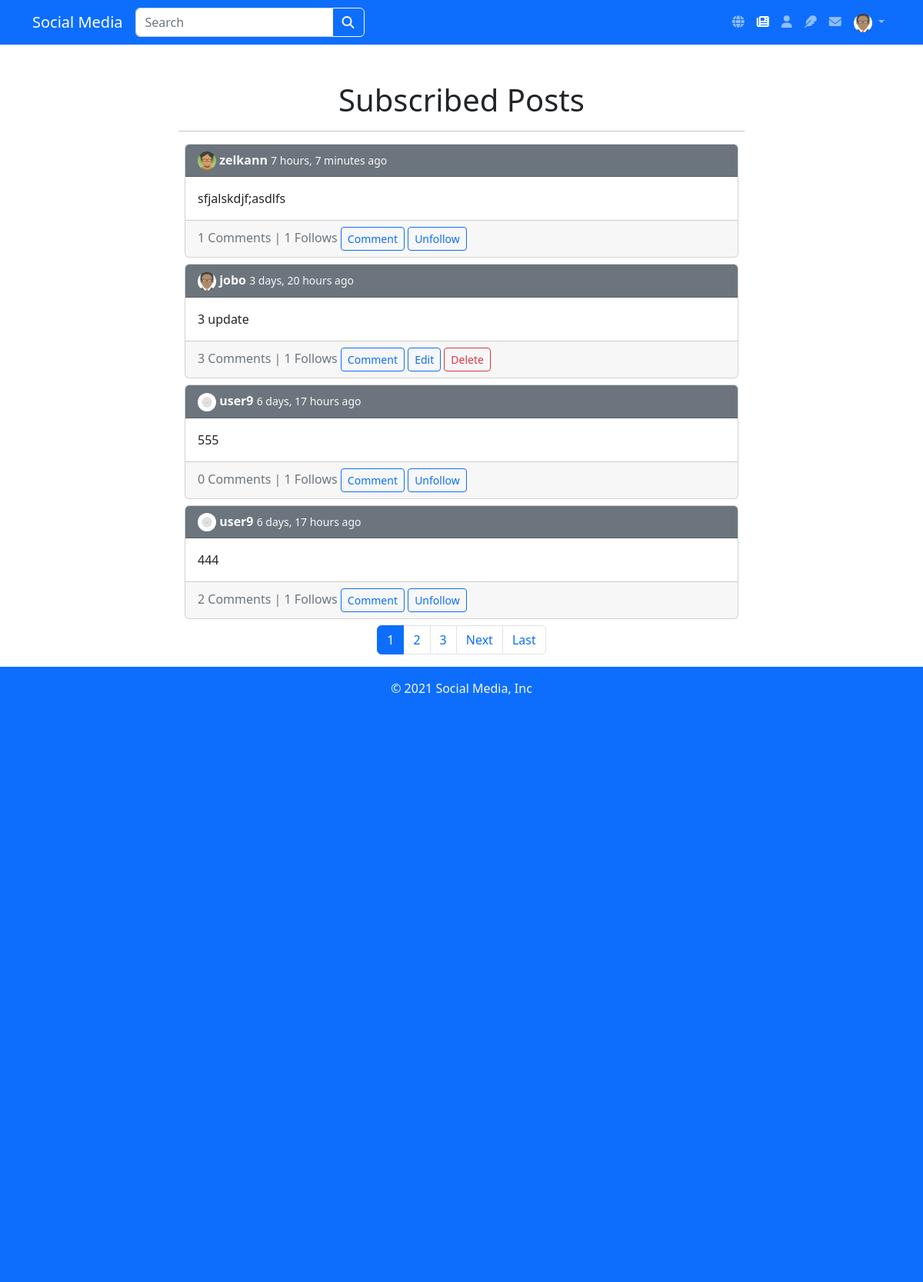
/posts/subscribed/ (signed in), run on the app's committed database.
### users/models/profile.py (models this page shows, shortened)
class Profile(models.Model):
    GENDER_CHOICES = (
        ("M", "Male"),
        ("F", "Female"),
    )
    user = models.OneToOneField(User, on_delete=models.CASCADE)
    image = models.ImageField(default="default.jpg", upload_to="profile_pics")
    location = models.CharField(max_length=100)
    gender = models.CharField(max_length=1, choices=GENDER_CHOICES)

### posts/models/post.py (models this page shows, shortened)
class Post(models.Model):
    content = models.TextField()
    date_posted = models.DateTimeField(default=timezone.now)
    date_modified = models.DateTimeField(auto_now=True)
    author = models.ForeignKey(User, on_delete=models.CASCADE)
    @property
    def comment_count(self):
        return self.comment_set.all().count()
    @property
    def follow_count(self):
        return self.post_followed.all().count()
    @property
    def followers(self):
        return self.post_followed.values_list('user', flat=True)
    def get_absolute_url(self):
        return reverse("posts:detail", kwargs={"pk": self.pk})

### posts/views/post_list_view.py (the view)
# urls.py: path('subscribed/', views.SubscribedPostListView.as_view(), name='subscribed-list'),
class SubscribedPostListView(LoginRequiredMixin, ListView):
    template_name = "posts/subscribed_post_list.html"
    model = Post
    ordering = ['-date_posted']
    paginate_by = 4
    def get_queryset(self):
        user = self.request.user
        followed_users = user.follower.values('followed')
        followed_posts = Follow.objects.filter(user=user).values('post')
        commented_posts = Comment.objects.filter(author=user).values('post')
        queryset1 = Post.objects.filter(id__in=followed_posts)
        queryset2 = Post.objects.filter(author__in=followed_users)
        queryset3 = Post.objects.filter(id__in=commented_posts)
        queryset = queryset1 | queryset2 | queryset3
        return sorted(queryset, key=lambda instance: instance.date_posted, reverse=True)
    def get_context_data(self, *, object_list=None, **kwargs):
        context = super(SubscribedPostListView, self).get_context_data(**kwargs)
        context["delete_redirect"] = "/posts/subscribed"
        return context

### posts/templates/posts/subscribed_post_list.html
{% extends 'base.html' %}
{% block content %}
<div class="row">
    <div class="col">
    </div>
    <div class="col-8">
        <h1 class="text-center mt-5 mb-3">Subscribed Posts</h1>
        <hr>
        <div>
            {% for post in object_list %}
            {% include 'posts/post.html' %}
            {% endfor %}
        </div>
        {% include 'paginator.html' %}
    </div>
    <div class="col">
    </div>
</div>
{% endblock content %}

### templates/navbar.html (shortened to what this page needs)
{% url 'posts:global-list' as global_list %}
{% url 'posts:subscribed-list' as subscribed_list %}
{% url 'users:profile' user.id as profile %}
{% url 'posts:create' as post_create %}
{% url 'chats:lobby' as lobby %}
<nav class="navbar navbar-expand-lg navbar-dark bg-primary">
  <div class="container container-fluid">
    <span class="navbar-brand mb-0 h1">Social Media</span>
    <div class="collapse navbar-collapse" id="navbarNav">
      <ul class="navbar-nav me-auto mb-2 mb-lg-0">
        {% if user.is_authenticated %}
        <form class="d-flex" role="search" action="/search/">
          <div class="input-group">
            <input type="text" name="query" class="form-control" placeholder="Search" aria-label="Recipient's username" aria-describedby="button-addon2">
            <button class="btn btn-outline-light" type="button" id="button-addon2"><i class="fa-solid fa-magnifying-glass"></i></button>
          </div>
        </form>
        {% endif %}
      </ul>
      <ul class="navbar-nav">
        {% if user.is_authenticated %}
        <li class="nav-item">
          <a href="{{ global_list }}" class="nav-link {% if request.path == global_list %}active{% endif %}"><i class="fa-solid fa-globe"></i></a>
        </li>
        <li>
          <a href="{{ subscribed_list }}" class="nav-link {% if request.path == subscribed_list %}active{% endif %}"><i class="fa-solid fa-newspaper"></i></a>
        </li>
        <li>
          <a href="{{ profile }}" class="nav-link {% if request.path == profile %}active{% endif %}"><i class="fa-solid fa-user"></i></a>
        </li>
        <li>
          <a href="{{ post_create }}" class="nav-link {% if request.path == post_create %}active{% endif %}"><i class="fa-solid fa-feather"></i></a>
        </li>
        <li class="nav-item">
          <a href="{{ lobby }}" class="nav-link {% if lobby in request.path %}active{% endif %}"><i class="fa-solid fa-envelope"></i></a>
        </li>
        <li class="nav-item dropdown">
          <a class="nav-link dropdown-toggle" href="#" role="button" data-bs-toggle="dropdown" aria-expanded="false">
            <img src="{{ user.profile.image.url }}" class="rounded-circle" style="height: 24px;" />
          </a>
        </li>
        {% endif %}
      </ul>
    </div>
  </div>
</nav>

### posts/templates/posts/post.html
{% load humanize %}
<div class="card m-2">
  <div class="card-header text-light bg-secondary">
      <a href="{% url 'users:profile' post.author.id %}" class="text-light text-decoration-none fw-bold">
          <img src="{{ post.author.profile.image.url }}" width="24" class="rounded-circle">
          {{ post.author.username }}
      </a>
      <small class="fw-italic">
      {{ post.date_posted|timesince }} ago
      </small>
  </div>
  <div class="card-body">
    <p class="card-text">{{ post.content|linebreaksbr }}</p>
  </div>
  <div class="card-footer text-muted">
      {{ post.comment_count|intcomma }} Comments | {{ post.follow_count|intcomma }} Follows
      <a href="{{ post.get_absolute_url }}" class="btn btn-outline-primary btn-sm">Comment</a>
      {% if post.author != user %}
      {% if user.id in post.followers %}
      <a href="{% url 'posts:unfollow' post.id %}" class="btn btn-outline-primary btn-sm">Unfollow</a>
      {% else %}
      <a href="{% url 'posts:follow' post.id %}" class="btn btn-outline-primary btn-sm">Follow</a>
      {% endif %}
      {% else %}
      <a href="{% url 'posts:update' post.id %}" class="btn btn-outline-primary btn-sm">Edit</a>
      <a href="{{ delete_redirect }}/{{ post.id }}/delete" class="btn btn-outline-danger btn-sm">Delete</a>
      {% endif %}
  </div>
</div>

### data on the page
Post: author.profile.image (picture), author.username "zelkann", date_posted "7 hours, 7 minutes", content "sfjalskdjf;asdlfs", comment_count "1", follow_count "1", shows "Unfollow"
Post: author.profile.image (picture), author.username "jobo", date_posted "3 days, 20 hours", content "3 update", comment_count "3", follow_count "1"
Post: author.profile.image (placeholder picture), author.username "user9", date_posted "6 days, 17 hours", content "555", comment_count "0", follow_count "1", shows "Unfollow"
Post: author.profile.image (placeholder picture), author.username "user9", date_posted "6 days, 17 hours", content "444", comment_count "2", follow_count "1", shows "Unfollow"

### other printed values
{{ num }} "1"
{{ num }} "2" "3"
